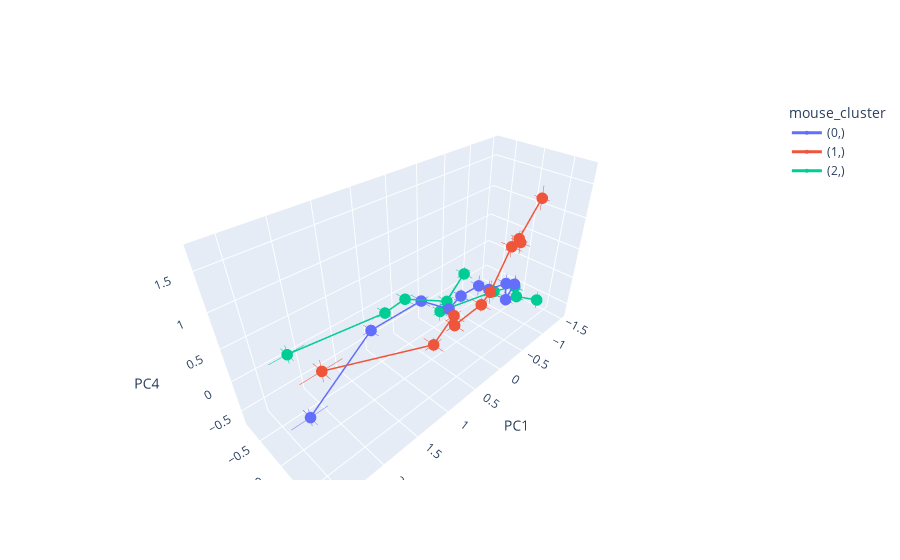

Notebook source saved alongside this figure:
### Code cell
a = merged_df.groupby(["mouse_cluster", 'bin_frac'])[['pc1', 'pc2', 'pc3', 'pc4']].mean()
cluster_stats =  merged_df.groupby(["mouse_cluster", 'bin_frac'])[['pc1', 'pc2', 'pc3', 'pc4']].sem()
cluster_stats.columns = ["pc1_err", "pc2_err",  'pc3_err', "pc4_err"]
cluster_stats = cluster_stats.reset_index()
# Example: using your dataframe 'all_mice'
fig = go.Figure()

for cluster, df  in a.groupby(["mouse_cluster"]):
    
    fig.add_trace(go.Scatter3d(
        x=df["pc1"],
        y=df["pc2"],
        z=df["pc3"],
        mode='lines+markers',
        name=str(cluster),
        error_x=dict(
            type="data",
            array=cluster_stats["pc1_err"],   # symmetric errors
            visible=True
        ),
        error_y=dict(
            type="data",
            array=cluster_stats["pc2_err"],
            visible=True
        ),
        error_z=dict(
            type="data",
            array=cluster_stats["pc3_err"],
            visible=True
        ),
        marker=dict(size=4),
        line=dict(width=3)
    ))

fig.update_layout(
    scene=dict(
        xaxis_title="PC1",
        yaxis_title="PC2",
        zaxis_title="PC4",
    ),
    legend_title_text="mouse_cluster"
)

fig.show()
